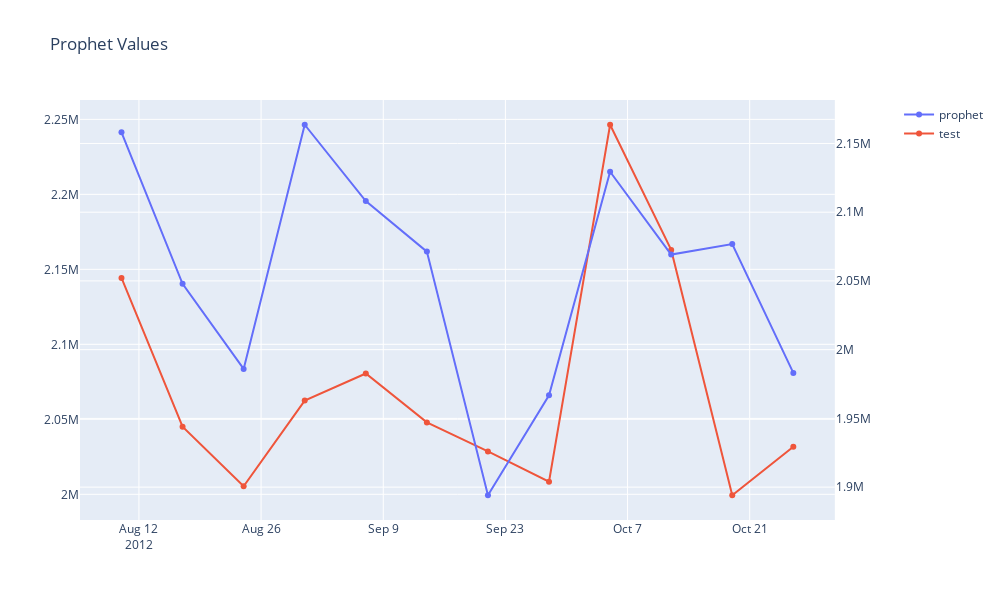

The code cell stored with this chart in its notebook:
### Code cell
fig = make_subplots(specs=[[{"secondary_y": True}]])


fig.add_trace(
    go.Scatter(x = x_pp ,y = y_pp, name="prophet"),
    secondary_y=True
)

fig.add_trace(
    go.Scatter(x = x_test,y = y_test, name="test"),
    secondary_y=False
)


fig.update_layout(
    title_text="Prophet Values",
    width = 1000, height = 600
)

fig.show()

### Figure 1 — Plotly figure (JSON) as saved in the notebook; plotly's stock layout.template omitted (floating-point values rounded to 4 significant figures)
{"data": [{"name": "prophet", "type": "scatter", "x": ["2012-08-10T00:00:00", "2012-08-17T00:00:00", "2012-08-24T00:00:00", "2012-08-31T00:00:00", "2012-09-07T00:00:00", "2012-09-14T00:00:00", "2012-09-21T00:00:00", "2012-09-28T00:00:00", "2012-10-05T00:00:00", "2012-10-12T00:00:00", "2012-10-19T00:00:00", "2012-10-26T00:00:00"], "xaxis": "x", "y": [2158000.0, 2048000.0, 1986000.0, 2164000.0, 2108000.0, 2071000.0, 1894000.0, 1967000.0, 2129000.0, 2069000.0, 2077000.0, 1983000.0], "yaxis": "y2"}, {"name": "test", "type": "scatter", "x": ["2012-08-10T00:00:00", "2012-08-17T00:00:00", "2012-08-24T00:00:00", "2012-08-31T00:00:00", "2012-09-07T00:00:00", "2012-09-14T00:00:00", "2012-09-21T00:00:00", "2012-09-28T00:00:00", "2012-10-05T00:00:00", "2012-10-12T00:00:00", "2012-10-19T00:00:00", "2012-10-26T00:00:00"], "xaxis": "x", "y": [2144000.0, 2045000.0, 2005000.0, 2062000.0, 2081000.0, 2048000.0, 2029000.0, 2008000.0, 2246000.0, 2163000.0, 1999000.0, 2032000.0], "yaxis": "y"}], "layout": {"height": 600, "title": {"text": "Prophet Values"}, "width": 1000, "xaxis": {"anchor": "y", "autorange": true, "domain": [0, 0.94], "range": ["2012-08-05 05:50:35.8793", "2012-10-30 18:09:24.1207"], "type": "date"}, "yaxis": {"anchor": "x", "autorange": true, "domain": [0, 1], "range": [1983000.0, 2263000.0], "type": "linear"}, "yaxis2": {"anchor": "x", "autorange": true, "overlaying": "y", "range": [1876000.0, 2182000.0], "side": "right", "type": "linear"}}}
